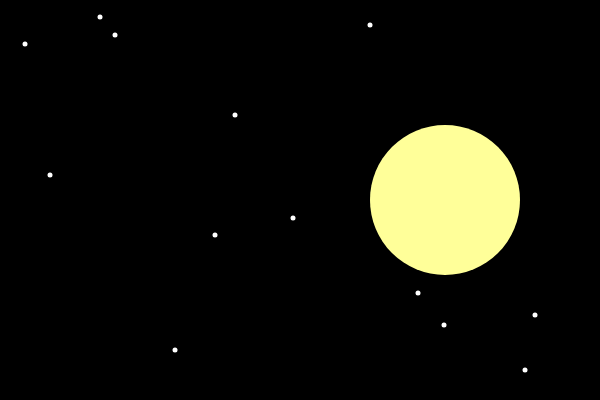
Frame 1 (no input)
Frame 60 (no input): identical to frame 1, image omitted
Frame 120 (the mouse pressed at the canvas centre since frame 60): identical to frame 1, image omitted

The p5.js sketch that drew this single still picture (run headless with seeded random() and noise() and a simulated clock; from frame 60 on, the mouse is pressed at the canvas centre):

// p5.js sketch
// ── sketch.js
/*
Demonstrates definition and use of a function with parameters and arguments.
*/



function setup() {
    createCanvas(600, 400);
}

function draw() {
  background(0);
  moon(445, 200, 150); // the moon shape is drawn at the arguments given
  
  star(370, 25);// everytime the function is called, the code is executed with the given arguments based on definition.
  star(50, 175);
  star(115, 35);
  star(25, 44);
  star(100, 17);
  star(215, 235);
  star(418, 293);
  star(525, 370);
  star(175, 350);
  star(235, 115);
  star(444, 325);
  star(535, 315);
  star(293, 218);
}
  
  
  // a function is defined with the keyword function.
  // any name can be used as long as it is not a reserved/system word.
  // it takes values or variables called parameters
  // functions should be defined outside of the setup() and draw() loops.
function moon (xloc, yloc, diam) {
  noStroke();
  fill(255, 255, 153);
  ellipse(xloc, yloc, diam);// parameters are passed into ellipse
}

function star (xloc, yloc) {
  fill(255);
  ellipse(xloc, yloc, 5);
}
